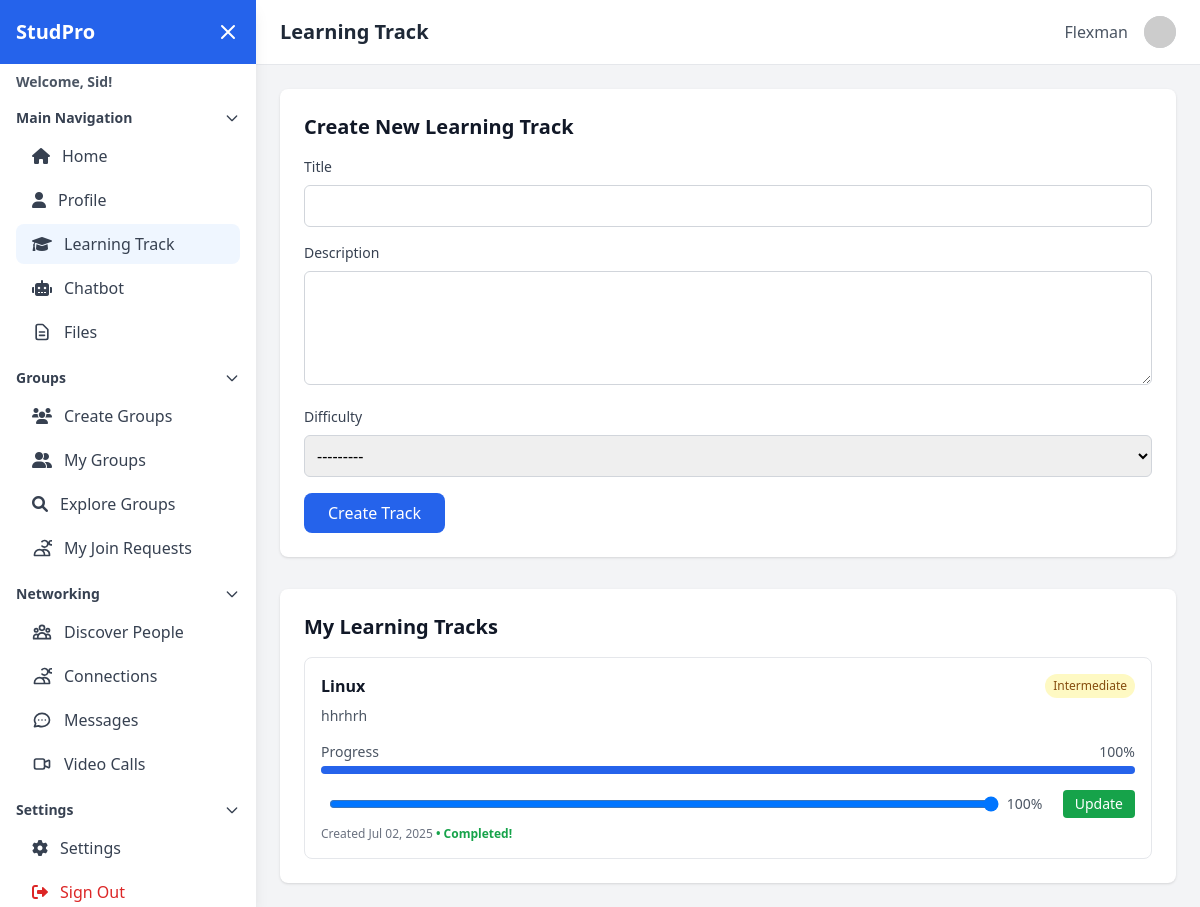
Screenshot of /learning-track/ (signed in) with the database file from the repository.
### main/models.py (models this page shows, shortened)
class LearningTrack(models.Model):
    DIFFICULTY_CHOICES = [
        ('beginner', 'Beginner'),
        ('intermediate', 'Intermediate'),
        ('advanced', 'Advanced'),
    ]
    title = models.CharField(max_length=200)
    description = models.TextField()
    difficulty = models.CharField(max_length=20, choices=DIFFICULTY_CHOICES)
    user = models.ForeignKey(User, on_delete=models.CASCADE)
    completed = models.BooleanField(default=False)
    progress = models.IntegerField(default=0)  # Progress percentage
    created_at = models.DateTimeField(default=timezone.now)

### main/views.py (the view)
# urls.py: path('learning-track/', views.learning_track, name='learning_track'),
@login_required
def learning_track(request):
    tracks = LearningTrack.objects.filter(user=request.user)
    if request.method == 'POST':
        form = LearningTrackForm(request.POST)
        if form.is_valid():
            track = form.save(commit=False)
            track.user = request.user
            track.save()
            messages.success(request, 'Learning track created successfully!')
            return redirect('learning_track')
    else:
        form = LearningTrackForm()
    context = {
        'tracks': tracks,
        'form': form,
    }
    return render(request, 'main/learning_track.html', context)

### main/forms.py
class LearningTrackForm(forms.ModelForm):
    class Meta:
        model = LearningTrack
        fields = ['title', 'description', 'difficulty']
        widgets = {
            'description': forms.Textarea(attrs={'rows': 4}),
        }

### main/context_processors.py (called while the page is built)
def unread_messages_count(request):
    if request.user.is_authenticated:
        unread_count = DirectMessage.objects.filter(
            receiver=request.user,
            is_read=False
        ).count()
        return {'unread_messages_count': unread_count}
    return {'unread_messages_count': 0}

### templates/main/learning_track.html (shortened to what this page needs)
{% extends 'main/base_with_sidebar.html' %}
{% block page_title %}Learning Track{% endblock %}
{% block main_content %}
<div class="space-y-8">
    <div class="bg-white rounded-lg shadow p-6">
        <h2 class="text-xl font-semibold text-gray-900 mb-4">Create New Learning Track</h2>
        <form method="post" class="space-y-4">
            <div>
                <label class="block text-sm font-medium text-gray-700 mb-2">Title</label>
                {{ form.title }}
            </div>
            <div>
                <label class="block text-sm font-medium text-gray-700 mb-2">Description</label>
                {{ form.description }}
            </div>
            <div>
                <label class="block text-sm font-medium text-gray-700 mb-2">Difficulty</label>
                {{ form.difficulty }}
            </div>
            <button type="submit" class="bg-blue-600 text-white px-6 py-2 rounded-lg hover:bg-blue-700 transition-colors">
                Create Track
            </button>
        </form>
    </div>
    <div class="bg-white rounded-lg shadow p-6">
        <h2 class="text-xl font-semibold text-gray-900 mb-4">My Learning Tracks</h2>
        {% if tracks %}
            <div class="space-y-4">
                {% for track in tracks %}
                    <div class="border border-gray-200 rounded-lg p-4">
                        <div class="flex items-center justify-between mb-2">
                            <h3 class="font-semibold text-gray-900">{{ track.title }}</h3>
                            <span class="px-2 py-1 text-xs rounded-full
                                {% if track.difficulty == 'beginner' %}bg-green-100 text-green-800
                                {% elif track.difficulty == 'intermediate' %}bg-yellow-100 text-yellow-800
                                {% else %}bg-red-100 text-red-800{% endif %}">
                                {{ track.get_difficulty_display }}
                            </span>
                        </div>
                        <p class="text-gray-600 text-sm mb-4">{{ track.description|truncatewords:30 }}</p>
                        <div class="mb-4">
                            <div class="flex items-center justify-between mb-1">
                                <span class="text-sm text-gray-600">Progress</span>
                                <span class="text-sm text-gray-600">{{ track.progress }}%</span>
                            </div>
                            <div class="w-full bg-gray-200 rounded-full h-2">
                                <div class="bg-blue-600 h-2 rounded-full" style="width: {{ track.progress }}%"></div>
                            </div>
                        </div>
                        <form method="post" action="{% url 'update_progress' track.id %}" class="flex items-center space-x-2">
                            <input type="range" name="progress" min="0" max="100" value="{{ track.progress }}"
                                   class="flex-1" onchange="this.nextElementSibling.textContent = this.value + '%'">
                            <span class="text-sm text-gray-600 w-12">{{ track.progress }}%</span>
                            <button type="submit" class="bg-green-600 text-white px-3 py-1 rounded text-sm hover:bg-green-700 transition-colors">
                                Update
                            </button>
                        </form>
                        <div class="mt-2 text-xs text-gray-500">
                            Created {{ track.created_at|date:"M d, Y" }}
                            {% if track.completed %}
                                <span class="text-green-600 font-semibold">• Completed!</span>
                            {% endif %}
                        </div>
                    </div>
                {% endfor %}
            </div>
        {% else %}
            <p class="text-gray-600">You haven't created any learning tracks yet.</p>
        {% endif %}
    </div>
</div>
{% endblock %}

### templates/main/base_with_sidebar.html (shortened to what this page needs)
{% extends 'base.html' %}
{% block content %}
<div class="flex h-screen bg-gray-100">
    <div id="sidebar" class="w-64 bg-white shadow-lg flex flex-col min-h-0 transition-all duration-300 ease-in-out transform translate-x-0">
        <div class="flex items-center justify-between h-16 bg-blue-600 flex-shrink-0 px-4">
            <h1 class="text-white text-xl font-bold">StudPro</h1>
            <button onclick="toggleSidebar()" class="text-white hover:text-gray-200 transition-colors">
                <svg class="w-6 h-6" fill="none" stroke="currentColor" viewBox="0 0 24 24">
                    <path stroke-linecap="round" stroke-linejoin="round" stroke-width="2" d="M6 18L18 6M6 6l12 12"></path>
                </svg>
            </button>
        </div>
        <nav class="flex-1 overflow-y-auto min-h-0">
            <div class="px-4 py-2 flex-shrink-0">
                <p class="text-gray-600 text-sm font-semibold">Welcome, {{ user.first_name }}!</p>
            </div>
            <div class="px-4 py-2">
                <button onclick="toggleSection('main-nav')" class="flex items-center justify-between w-full text-left text-sm font-semibold text-gray-700 hover:text-gray-900 focus:outline-none">
                    <span>Main Navigation</span>
                    <svg id="main-nav-icon" class="w-4 h-4 transform transition-transform duration-200" fill="none" stroke="currentColor" viewBox="0 0 24 24">
                        <path stroke-linecap="round" stroke-linejoin="round" stroke-width="2" d="M19 9l-7 7-7-7"></path>
                    </svg>
                </button>
                <div id="main-nav" class="mt-2 space-y-1">
                    <a href="{% url 'home' %}" class="flex items-center px-4 py-2 text-gray-700 hover:bg-blue-50 hover:text-blue-600 rounded-lg transition-colors ">
                        <i class="fas fa-home mr-3"></i>
                        Home
                    </a>
                    <a href="{% url 'profile' %}" class="flex items-center px-4 py-2 text-gray-700 hover:bg-blue-50 hover:text-blue-600 rounded-lg transition-colors ">
                        <i class="fas fa-user mr-3"></i>
                        Profile
                    </a>
                    <a href="{% url 'learning_track' %}" class="flex items-center px-4 py-2 text-gray-700 hover:bg-blue-50 hover:text-blue-600 rounded-lg transition-colors {% if request.resolver_match.url_name == 'learning_track' %}bg-blue-50 text-blue-600{% endif %}">
                        <i class="fas fa-graduation-cap mr-3"></i>
                        Learning Track
                    </a>
                    <a href="{% url 'chatbot' %}" class="flex items-center px-4 py-2 text-gray-700 hover:bg-blue-50 hover:text-blue-600 rounded-lg transition-colors ">
                        <i class="fas fa-robot mr-3"></i>
                        Chatbot
                    </a>
                    <a href="{% url 'files' %}" class="flex items-center px-4 py-2 text-gray-700 hover:bg-blue-50 hover:text-blue-600 rounded-lg transition-colors ">
                        <svg class="w-5 h-5 mr-3" fill="none" stroke="currentColor" viewBox="0 0 24 24">
                            <path stroke-linecap="round" stroke-linejoin="round" stroke-width="2" d="M9 12h6m-6 4h6m2 5H7a2 2 0 01-2-2V5a2 2 0 012-2h5.586a1 1 0 01.707.293l5.414 5.414a1 1 0 01.293.707V19a2 2 0 01-2 2z"></path>
                        </svg>
                        Files
                    </a>
                </div>
            </div>
            <div class="px-4 py-2">
                <button onclick="toggleSection('groups-nav')" class="flex items-center justify-between w-full text-left text-sm font-semibold text-gray-700 hover:text-gray-900 focus:outline-none">
                    <span>Groups</span>
                    <svg id="groups-nav-icon" class="w-4 h-4 transform transition-transform duration-200" fill="none" stroke="currentColor" viewBox="0 0 24 24">
                        <path stroke-linecap="round" stroke-linejoin="round" stroke-width="2" d="M19 9l-7 7-7-7"></path>
                    </svg>
                </button>
                <div id="groups-nav" class="mt-2 space-y-1">
                    <a href="{% url 'groups' %}" class="flex items-center px-4 py-2 text-gray-700 hover:bg-blue-50 hover:text-blue-600 rounded-lg transition-colors ">
                        <i class="fas fa-users mr-3"></i>
                        Create Groups
                    </a>
                    <a href="{% url 'my_groups' %}" class="flex items-center px-4 py-2 text-gray-700 hover:bg-blue-50 hover:text-blue-600 rounded-lg transition-colors ">
                        <i class="fas fa-user-friends mr-3"></i>
                        My Groups
                    </a>
                    <a href="{% url 'explore_groups' %}" class="flex items-center px-4 py-2 text-gray-700 hover:bg-blue-50 hover:text-blue-600 rounded-lg transition-colors ">
                        <i class="fas fa-search mr-3"></i>
                        Explore Groups
                    </a>
                    <a href="{% url 'my_join_requests' %}" class="flex items-center px-4 py-2 text-gray-700 hover:bg-blue-50 hover:text-blue-600 rounded-lg transition-colors ">
                        <svg class="w-5 h-5 mr-3" fill="none" stroke="currentColor" viewBox="0 0 24 24">
                            <path stroke-linecap="round" stroke-linejoin="round" stroke-width="2" d="M12 4.354a4 4 0 110 5.292M15 21H3v-1a6 6 0 0112 0v1zm0 0h6v-1a6 6 0 00-9-5.197m13.5-9a2.5 2.5 0 11-5 0 2.5 2.5 0 015 0z"></path>
                        </svg>
                        My Join Requests
                    </a>
                </div>
            </div>
            <div class="px-4 py-2">
                <button onclick="toggleSection('networking-nav')" class="flex items-center justify-between w-full text-left text-sm font-semibold text-gray-700 hover:text-gray-900 focus:outline-none">
                    <span>Networking</span>
                    <svg id="networking-nav-icon" class="w-4 h-4 transform transition-transform duration-200" fill="none" stroke="currentColor" viewBox="0 0 24 24">
                        <path stroke-linecap="round" stroke-linejoin="round" stroke-width="2" d="M19 9l-7 7-7-7"></path>
                    </svg>
                </button>
                <div id="networking-nav" class="mt-2 space-y-1">
                    <a href="{% url 'networking' %}" class="flex items-center px-4 py-2 text-gray-700 hover:bg-blue-50 hover:text-blue-600 rounded-lg transition-colors ">
                        Discover People
                    </a>
                    <a href="{% url 'connections' %}" class="flex items-center px-4 py-2 text-gray-700 hover:bg-blue-50 hover:text-blue-600 rounded-lg transition-colors ">
                        <svg class="w-5 h-5 mr-3" fill="none" stroke="currentColor" viewBox="0 0 24 24">
                            <path stroke-linecap="round" stroke-linejoin="round" stroke-width="2" d="M12 4.354a4 4 0 110 5.292M15 21H3v-1a6 6 0 0112 0v1zm0 0h6v-1a6 6 0 00-9-5.197m13.5-9a2.5 2.5 0 11-5 0 2.5 2.5 0 015 0z"></path>
                        </svg>
                        Connections
                    </a>
                    <a href="{% url 'messages_list' %}" class="flex items-center px-4 py-2 text-gray-700 hover:bg-blue-50 hover:text-blue-600 rounded-lg transition-colors ">
                        <div class="relative">
                        </div>
                        Messages
                    </a>
                    <a href="{% url 'video_calls' %}" class="flex items-center px-4 py-2 text-gray-700 hover:bg-blue-50 hover:text-blue-600 rounded-lg transition-colors ">
                        <svg class="w-5 h-5 mr-3" fill="none" stroke="currentColor" viewBox="0 0 24 24">
                            <path stroke-linecap="round" stroke-linejoin="round" stroke-width="2" d="M15 10l4.553-2.276A1 1 0 0121 8.618v6.764a1 1 0 01-1.447.894L15 14M5 18h8a2 2 0 002-2V8a2 2 0 00-2-2H5a2 2 0 00-2 2v8a2 2 0 002 2z"></path>
                        </svg>
                        Video Calls
                    </a>
                </div>
            </div>
            <div class="px-4 py-2">
                <button onclick="toggleSection('settings-nav')" class="flex items-center justify-between w-full text-left text-sm font-semibold text-gray-700 hover:text-gray-900 focus:outline-none">
                    <span>Settings</span>
                    <svg id="settings-nav-icon" class="w-4 h-4 transform transition-transform duration-200" fill="none" stroke="currentColor" viewBox="0 0 24 24">
                        <path stroke-linecap="round" stroke-linejoin="round" stroke-width="2" d="M19 9l-7 7-7-7"></path>
                    </svg>
                </button>
                <div id="settings-nav" class="mt-2 space-y-1">
                    <a href="{% url 'settings' %}" class="flex items-center px-4 py-2 text-gray-700 hover:bg-blue-50 hover:text-blue-600 rounded-lg transition-colors ">
                        <i class="fas fa-cog mr-3"></i>
                        Settings
                    </a>
                    <a href="{% url 'signout' %}" class="flex items-center px-4 py-2 text-red-600 hover:bg-red-50 rounded-lg transition-colors">
                        <i class="fas fa-sign-out-alt mr-3"></i>
                        Sign Out
                    </a>
                </div>
            </div>
        </nav>
    </div>
    <div class="flex-1 flex flex-col overflow-hidden min-h-0 transition-all duration-300 ease-in-out">
        <header class="bg-white shadow-sm border-b border-gray-200">
            <div class="flex items-center justify-between px-6 py-4">
                <h2 class="text-xl font-semibold text-gray-800">{% block page_title %}Dashboard{% endblock %}</h2>
                <div class="flex items-center space-x-4">
                    <span class="text-gray-600">{{ user.username }}</span>
                    <img class="h-8 w-8 rounded-full bg-gray-300" src="https://via.placeholder.com/32" alt="Profile">
                </div>
            </div>
        </header>
        <main class="flex-1 overflow-x-hidden overflow-y-auto bg-gray-100 p-6 min-h-0">
            {% block main_content %}
            {% endblock %}
        </main>
    </div>
</div>
{% endblock %}

### templates/main/learning_track.html (style rules this page uses)
input[type="text"], textarea, select { width: 100%; padding: 0.5rem; border: 1px solid #d1d5db; border-radius: 0.375rem; }
textarea { resize: vertical; }

### rows the page displays
LearningTrack: title "Linux", difficulty "Intermediate", description "hhrhrh", progress "100", created_at "Jul 02, 2025", completed "• Completed!"

### other values shown
{{ user.first_name }} "Sid"
{{ user.username }} "Flexman"
